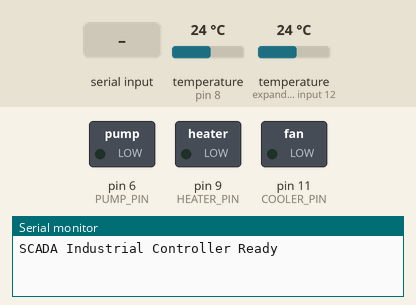
Simulated run of this sketch. Board: Arduino Uno, built with avr-gcc and run on an emulated ATmega328P. Parts: switched loads named in the sketch (green lamp = pin HIGH), the last lines printed to the serial monitor. Inputs (shaded band) come from the test bench; at power-on: temperature (sensors on pin 8, expander input 12) 24 °C.

Above: at 1.2 s.
1.3 s: "PUMP;90\n" received over Serial
At 2.3 s:
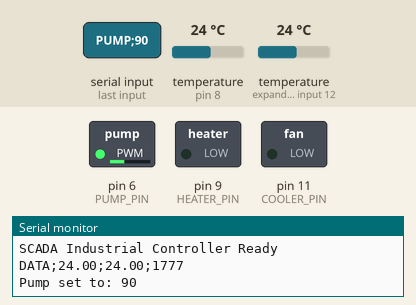
3.2 s: "COOLER;90\n" received over Serial
At 4.0 s:
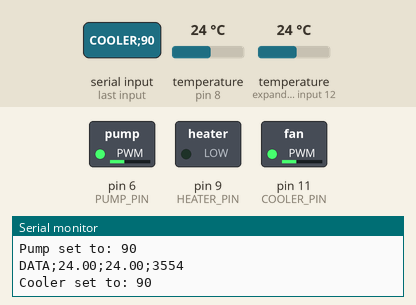
5.0 s: "HEATER;90\n" received over Serial
At 5.8 s:
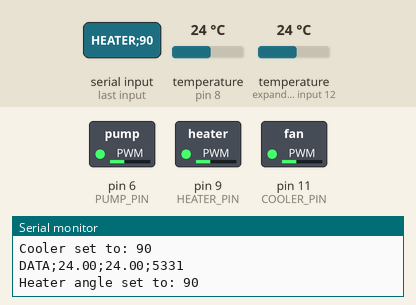
6.8 s: "PUMP;\n" received over Serial
At 7.5 s:
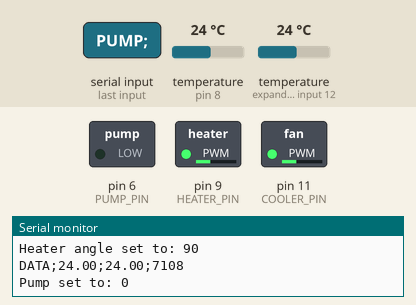
8.6 s: "COOLER;\n" received over Serial
At 9.2 s:
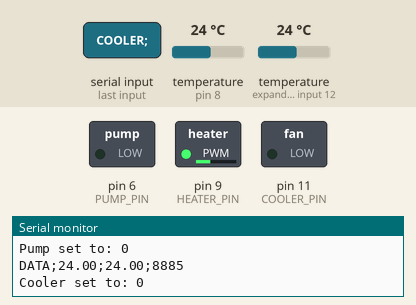
10.3 s: "PUMP;90\n" received over Serial
At 11.0 s:
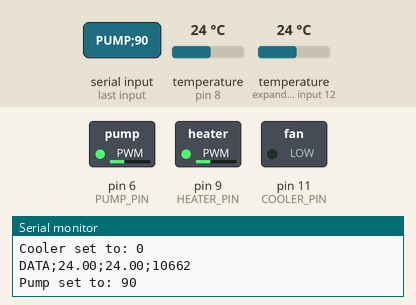
Timing chart, 0 to 13.1 s (numbered marks = the images above; inputs shaded):
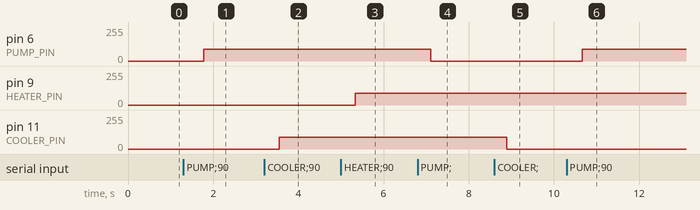

The sketch:

04_20_2025_SCADA_PWM_OK_V0.2.ino
```cpp
// SCADA_Industrial_Controller.ino
#include <OneWire.h>
#include <DallasTemperature.h>

// OneWire Setup
const int ONE_WIRE_BUS = 8;          // Data wire for temp sensors
OneWire oneWire(ONE_WIRE_BUS);       // Setup OneWire instance
DallasTemperature sensors(&oneWire); // Pass to DallasTemperature

// PWM Outputs
const int PUMP_PIN = 6;     // PWM for pump (0-255)
const int COOLER_PIN = 11;   // PWM for cooler fan (0-255)
const int HEATER_PIN = 9;   // Triac control for heater (0-180° phase control)

// Timing
unsigned long lastUpdate = 0;
const long interval = 1000;  // Update interval (ms)

void setup() {
  // Initialize outputs
  pinMode(PUMP_PIN, OUTPUT);
  pinMode(COOLER_PIN, OUTPUT);
  pinMode(HEATER_PIN, OUTPUT);

  // Start OneWire sensors
  sensors.begin();

  // Start serial communication
  Serial.begin(115200);
  Serial.println("SCADA Industrial Controller Ready");
}

void loop() {
  // Process serial commands
  if (Serial.available() > 0) {
    String command = Serial.readStringUntil('\n');

    // Pump control (PWM)
    if (command.startsWith("PUMP;")) {
      int pwmValue = command.substring(5).toInt();
      pwmValue = constrain(pwmValue, 0, 255);
      analogWrite(PUMP_PIN, pwmValue);
      Serial.print("Pump set to: "); Serial.println(pwmValue);
    }

    // Cooler control (PWM)
    else if (command.startsWith("COOLER;")) {
      int pwmValue = command.substring(7).toInt();
      pwmValue = constrain(pwmValue, 0, 255);
      analogWrite(COOLER_PIN, pwmValue);
      Serial.print("Cooler set to: "); Serial.println(pwmValue);
    }

    // Heater control (Triac phase angle)
    else if (command.startsWith("HEATER;")) {
      int angle = command.substring(7).toInt();
      angle = constrain(angle, 0, 180);

      // Convert phase angle to time delay (simplified)
      int triacDelay = map(angle, 0, 180, 8000, 100);  // Adjust for 50/60Hz
      // In real implementation, use interrupt and zero-cross detection
      analogWrite(HEATER_PIN, angle);  // Simplified for demo

      Serial.print("Heater angle set to: "); Serial.println(angle);
    }
  }

  // Send temperature data at fixed interval
  if (millis() - lastUpdate >= interval) {
    sensors.requestTemperatures(); // Send command to all sensors

    float temp1 = sensors.getTempCByIndex(0); // Sensor 1
    float temp2 = sensors.getTempCByIndex(1); // Sensor 2

    Serial.print("DATA;");
    Serial.print(temp1); Serial.print(";");
    Serial.print(temp2); Serial.print(";");
    Serial.println(millis());

    lastUpdate = millis();
  }
}
```

Measured:
- after the input at 1.3 s, pin 6 (PUMP_PIN): 0/255 → 90/255 after 0.48 s
- after the input at 3.2 s, pin 11 (COOLER_PIN): 0/255 → 90/255 after 0.36 s
- after the input at 5.0 s, pin 9 (HEATER_PIN): 0/255 → 90/255 after 0.33 s
- after the input at 6.8 s, pin 6 (PUMP_PIN): 90/255 → 0/255 after 0.31 s
- after the input at 8.6 s, pin 11 (COOLER_PIN): 90/255 → 0/255 after 0.29 s
- after the input at 10.3 s, pin 6 (PUMP_PIN): 0/255 → 90/255 after 0.36 s
